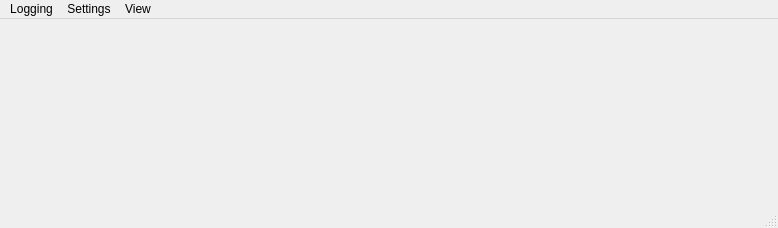
<?xml version="1.0" encoding="UTF-8"?>
<ui version="4.0">
 <class>MainWindow</class>
 <widget class="QMainWindow" name="MainWindow">
  <property name="geometry">
   <rect>
    <x>0</x>
    <y>0</y>
    <width>778</width>
    <height>228</height>
   </rect>
  </property>
  <property name="windowTitle">
   <string>ThermoLogger</string>
  </property>
  <widget class="QWidget" name="centralwidget"/>
  <widget class="QMenuBar" name="menubar">
   <property name="geometry">
    <rect>
     <x>0</x>
     <y>0</y>
     <width>778</width>
     <height>30</height>
    </rect>
   </property>
   <property name="nativeMenuBar">
    <bool>false</bool>
   </property>
   <property name="defaultUp">
    <bool>false</bool>
   </property>
   <widget class="QMenu" name="menuLogging">
    <property name="title">
     <string>Logging</string>
    </property>
    <property name="tearOffEnabled">
     <bool>false</bool>
    </property>
    <widget class="QMenu" name="menuTimelogging">
     <property name="title">
      <string>Timelogging</string>
     </property>
     <addaction name="action5_sec"/>
     <addaction name="action20"/>
     <addaction name="action1_min"/>
    </widget>
    <addaction name="actionStart"/>
    <addaction name="actionStop"/>
    <addaction name="actionReset"/>
    <addaction name="menuTimelogging"/>
   </widget>
   <widget class="QMenu" name="menuSettings">
    <property name="title">
     <string>Settings</string>
    </property>
    <addaction name="actionConfiguration"/>
   </widget>
   <widget class="QMenu" name="menuView">
    <property name="title">
     <string>View</string>
    </property>
    <addaction name="actionShowPlot"/>
   </widget>
   <addaction name="menuLogging"/>
   <addaction name="menuSettings"/>
   <addaction name="menuView"/>
  </widget>
  <widget class="QStatusBar" name="statusbar"/>
  <action name="actionConfiguration">
   <property name="text">
    <string>Thermocouple Configuration...</string>
   </property>
  </action>
  <action name="actionStart">
   <property name="text">
    <string>Start</string>
   </property>
  </action>
  <action name="actionStop">
   <property name="enabled">
    <bool>false</bool>
   </property>
   <property name="text">
    <string>Stop</string>
   </property>
  </action>
  <action name="actionReset">
   <property name="enabled">
    <bool>false</bool>
   </property>
   <property name="text">
    <string>Reset</string>
   </property>
  </action>
  <action name="action5_sec">
   <property name="checkable">
    <bool>true</bool>
   </property>
   <property name="checked">
    <bool>true</bool>
   </property>
   <property name="text">
    <string>5 sec</string>
   </property>
  </action>
  <action name="action20">
   <property name="checkable">
    <bool>true</bool>
   </property>
   <property name="text">
    <string>20 sec</string>
   </property>
  </action>
  <action name="action1_min">
   <property name="checkable">
    <bool>true</bool>
   </property>
   <property name="text">
    <string>1 min</string>
   </property>
  </action>
  <action name="actionShowPlot">
   <property name="text">
    <string>Show Temperature Plot</string>
   </property>
  </action>
 </widget>
 <resources/>
 <connections/>
</ui>
